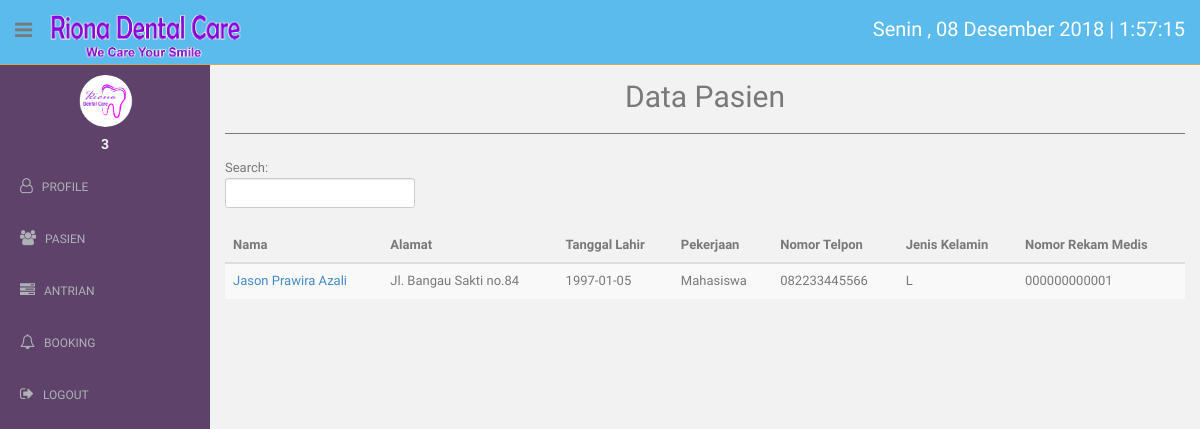
The app's page /dokter/pasien.php (signed in), older data.
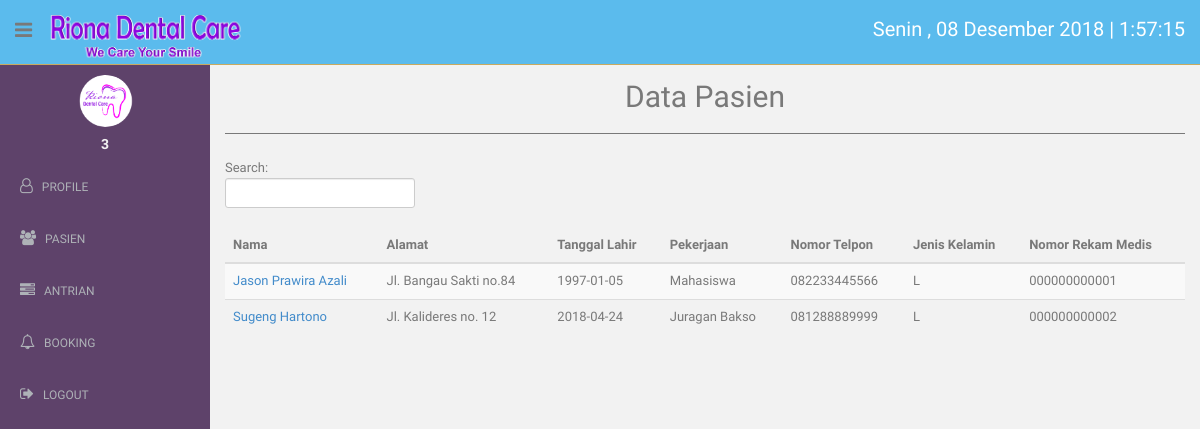
The same page, newer data.
### tables this page shows
CREATE TABLE `pasien` (
  `id_pasien` int(11) NOT NULL,
  `nama_pasien` text NOT NULL,
  `alamat` text NOT NULL,
  `tanggal_lahir` date NOT NULL,
  `pekerjaan` text NOT NULL,
  `no_telp` text NOT NULL,
  `jenis_kelamin` varchar(1) NOT NULL,
  `no_rekam_medis` varchar(12) NOT NULL
);

### dokter/pasien.php (the view, shortened to what this page needs)
<?php
  include "../connection/connect.php";
  include "headside.php";
  $dataPasien = $conn->query("SELECT * FROM pasien");
?>
<!DOCTYPE html>
<html lang="en">
  <head>
    <link href="../assets/css/bootstrap.css" rel="stylesheet">
    <link href="../assets/font-awesome/css/font-awesome.css" rel="stylesheet" />
    <link href="../assets/css/style.css" rel="stylesheet">
    <link href="../assets/css/style-responsive.css" rel="stylesheet">
    <link href="../assets/css/dataTables.bootstrap.min.css" rel="stylesheet">
  </head>
  <body onload="startTime()">
  <section id="container" >
      <?php
        echo $headbar;
        echo $sidebar;
      ?>
      <section id="main-content">
          <section class="wrapper">
          	<h2><center>Data Pasien</center></h2>
            <hr>
          	<div class="row mt">
          		<div class="col-lg-12">
                <div class="table-responsive">
				<form role="search">
                <div class="form-group">
                  <div id="tabeldata_filter" class="dataTables_filter">
                    <label>Search:<input type="search" class="form-control input-sm" placeholder="" aria-controls="tabeldata" id="search"></label>
                  </div>
                </div>
				</form>
          		<table class="table table-striped table-advance table-hover col-lg-12">
              <thead>
                <th>Nama</th>
                <th>Alamat</th>
                <th>Tanggal Lahir</th>
                <th>Pekerjaan</th>
                <th>Nomor Telpon</th>
                <th>Jenis Kelamin</th>
                <th>Nomor Rekam Medis</th>
              </thead>
              <tbody>
                <?php
                while($pasien = $dataPasien->fetch_assoc()){
                  echo "
                    <tr>
                      <td>
                        <a href=\"rekam_medis.php?id_pasien=$pasien[id_pasien]\">$pasien[nama_pasien]</a>
                      </td>
                      <td>
                        $pasien[alamat]
                      </td>
                      <td>
                        $pasien[tanggal_lahir]
                      </td>
                      <td>
                        $pasien[pekerjaan]
                      </td>
                      <td>
                        $pasien[no_telp]
                      </td>
                      <td>
                        $pasien[jenis_kelamin]
                      </td>
                      <td>
                        $pasien[no_rekam_medis]
                      </td>
                    </tr>
                  ";
                }
                ?>
              </tbody>
              </table>
          		</div>
          	</div>
          </div>
		      </section>
      </section>
  </section>
  </body>
</html>

Row changes from the older to the newer data that the page shows:
added pasien: nama_pasien "Sugeng Hartono", alamat "Jl. Kalideres no. 12", tanggal_lahir "2018-04-24", pekerjaan "Juragan Bakso", no_telp "081288889999", jenis_kelamin "L", no_rekam_medis "000000000002"
